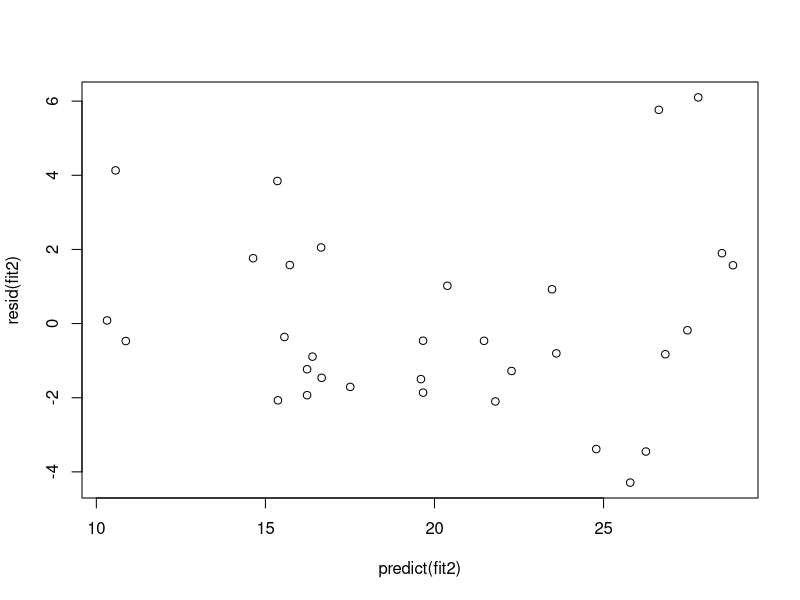

Reproduce this figure in R.
## ---- chunk 1
library(datasets)
data(mtcars)
cor(mtcars, mtcars$mpg)[-1,]
## ---- chunk 2
summary(aov(mpg ~ ., data=mtcars))
## ---- chunk 3
fit1 <- lm(mtcars$mpg ~ cyl + disp + wt, data=subset(mtcars, select=c(mpg, cyl, disp, wt)))
summary(fit1)$coefficients
## ---- chunk 4
fit2 <- lm(mtcars$mpg ~ cyl + wt, data=subset(mtcars, select=c(mpg, cyl, wt)))
summary(fit2)$coefficients
## ---- chunk 5
plot(resid(fit2) ~ predict(fit2))
## ---- chunk 6
summary(mtcars)
